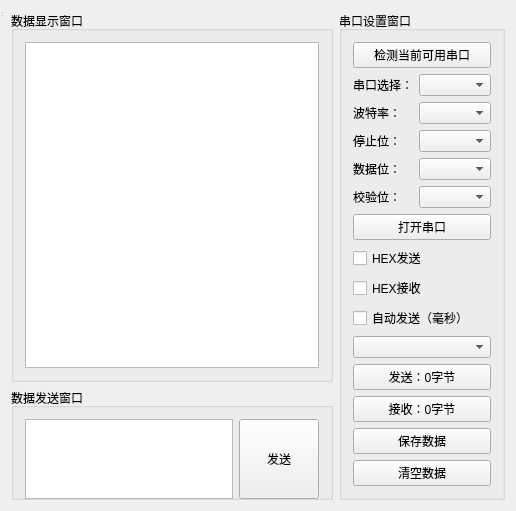
<?xml version="1.0" encoding="UTF-8"?>
<ui version="4.0">
 <class>SerialWidget</class>
 <widget class="QWidget" name="SerialWidget">
  <property name="geometry">
   <rect>
    <x>0</x>
    <y>0</y>
    <width>516</width>
    <height>470</height>
   </rect>
  </property>
  <property name="windowTitle">
   <string>serial</string>
  </property>
  <property name="styleSheet">
   <string notr="true"/>
  </property>
  <layout class="QGridLayout" name="gridLayout_3">
   <item row="0" column="0">
    <layout class="QGridLayout" name="gridLayout_2">
     <item row="1" column="0">
      <widget class="QGroupBox" name="groupBox_2">
       <property name="maximumSize">
        <size>
         <width>16777215</width>
         <height>112</height>
        </size>
       </property>
       <property name="title">
        <string>数据发送窗口</string>
       </property>
       <layout class="QHBoxLayout" name="horizontalLayout">
        <item>
         <widget class="QTextEdit" name="senddata">
          <property name="minimumSize">
           <size>
            <width>0</width>
            <height>80</height>
           </size>
          </property>
          <property name="maximumSize">
           <size>
            <width>16777215</width>
            <height>80</height>
           </size>
          </property>
         </widget>
        </item>
        <item>
         <widget class="QPushButton" name="sendbtn">
          <property name="minimumSize">
           <size>
            <width>80</width>
            <height>80</height>
           </size>
          </property>
          <property name="maximumSize">
           <size>
            <width>16777215</width>
            <height>80</height>
           </size>
          </property>
          <property name="text">
           <string>发送</string>
          </property>
         </widget>
        </item>
       </layout>
      </widget>
     </item>
     <item row="0" column="0">
      <widget class="QGroupBox" name="groupBox">
       <property name="title">
        <string>数据显示窗口</string>
       </property>
       <layout class="QGridLayout" name="gridLayout">
        <item row="0" column="0">
         <widget class="QTextBrowser" name="display"/>
        </item>
       </layout>
      </widget>
     </item>
     <item row="0" column="1" rowspan="2">
      <widget class="QGroupBox" name="groupBox_3">
       <property name="title">
        <string>串口设置窗口</string>
       </property>
       <layout class="QVBoxLayout" name="verticalLayout">
        <item>
         <widget class="QPushButton" name="checkport">
          <property name="text">
           <string>检测当前可用串口</string>
          </property>
         </widget>
        </item>
        <item>
         <layout class="QHBoxLayout" name="horizontalLayout_2">
          <item>
           <widget class="QLabel" name="label">
            <property name="text">
             <string>串口选择：</string>
            </property>
           </widget>
          </item>
          <item>
           <widget class="QComboBox" name="portname"/>
          </item>
         </layout>
        </item>
        <item>
         <layout class="QHBoxLayout" name="horizontalLayout_3">
          <item>
           <widget class="QLabel" name="label_2">
            <property name="text">
             <string>波特率：</string>
            </property>
           </widget>
          </item>
          <item>
           <widget class="QComboBox" name="baudrate"/>
          </item>
         </layout>
        </item>
        <item>
         <layout class="QHBoxLayout" name="horizontalLayout_4">
          <item>
           <widget class="QLabel" name="label_3">
            <property name="text">
             <string>停止位：</string>
            </property>
           </widget>
          </item>
          <item>
           <widget class="QComboBox" name="stopbit"/>
          </item>
         </layout>
        </item>
        <item>
         <layout class="QHBoxLayout" name="horizontalLayout_5">
          <item>
           <widget class="QLabel" name="label_4">
            <property name="text">
             <string>数据位：</string>
            </property>
           </widget>
          </item>
          <item>
           <widget class="QComboBox" name="databit"/>
          </item>
         </layout>
        </item>
        <item>
         <layout class="QHBoxLayout" name="horizontalLayout_6">
          <item>
           <widget class="QLabel" name="label_5">
            <property name="text">
             <string>校验位：</string>
            </property>
           </widget>
          </item>
          <item>
           <widget class="QComboBox" name="checkbit"/>
          </item>
         </layout>
        </item>
        <item>
         <widget class="QPushButton" name="openbtn">
          <property name="text">
           <string>打开串口</string>
          </property>
         </widget>
        </item>
        <item>
         <widget class="QCheckBox" name="hexsend">
          <property name="text">
           <string>HEX发送</string>
          </property>
         </widget>
        </item>
        <item>
         <widget class="QCheckBox" name="hexrecv">
          <property name="text">
           <string>HEX接收</string>
          </property>
         </widget>
        </item>
        <item>
         <widget class="QCheckBox" name="autosend">
          <property name="text">
           <string>自动发送（毫秒）</string>
          </property>
         </widget>
        </item>
        <item>
         <widget class="QComboBox" name="autosendtime"/>
        </item>
        <item>
         <widget class="QPushButton" name="sendcountbtn">
          <property name="text">
           <string>发送：0字节</string>
          </property>
         </widget>
        </item>
        <item>
         <widget class="QPushButton" name="recvcountbtn">
          <property name="text">
           <string>接收：0字节</string>
          </property>
         </widget>
        </item>
        <item>
         <widget class="QPushButton" name="savedatabtn">
          <property name="text">
           <string>保存数据</string>
          </property>
         </widget>
        </item>
        <item>
         <widget class="QPushButton" name="cleardatabtn">
          <property name="text">
           <string>清空数据</string>
          </property>
         </widget>
        </item>
       </layout>
      </widget>
     </item>
    </layout>
   </item>
  </layout>
  <widget class="QStatusBar" name="statusBar">
   <property name="geometry">
    <rect>
     <x>0</x>
     <y>0</y>
     <width>3</width>
     <height>18</height>
    </rect>
   </property>
  </widget>
 </widget>
 <layoutdefault spacing="6" margin="11"/>
 <resources/>
 <connections/>
</ui>
